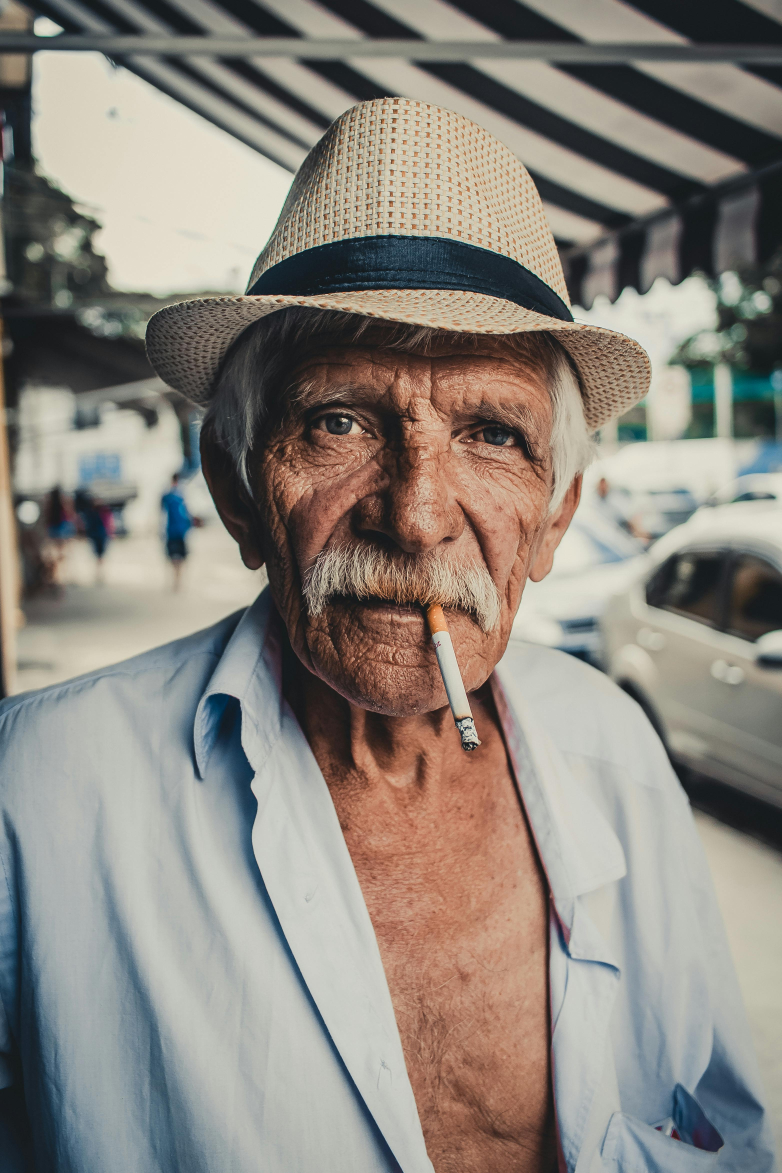
#> input picture images/elder-man.jpg, 3127 x 4691 px (shown at 1/4 size)
$ python image_transformations.py
#> lines starting #> are read from the running program, lines starting #| are printed output that depends on the picture
import cv2 as cv
import numpy as np

# ------------------------------------------------
# Load the image
# ------------------------------------------------
Image = cv.imread('images/elder-man.jpg')
#> Image is the input picture: shape (4691, 3127, 3); mean B, G, R 126.1, 134, 139.9

if Image is None:
    print("Error: Could not load image. Check the file path.")
    exit()

# ------------------------------------------------
# Utility Functions
# ------------------------------------------------
def rescaleFrame(frame, scale=0.15):
    """
    Rescales an image by a given scale factor.
    """
    width = int(frame.shape[1] * scale)
    height = int(frame.shape[0] * scale)
    dimensions = (width, height)
    return cv.resize(frame, dimensions, interpolation=cv.INTER_AREA)

def translate(image, x, y):
    """
    Shifts an image along the x and y axes.
    """
    transMat = np.float32([[1, 0, x], [0, 1, y]])
    dimensions = (image.shape[1], image.shape[0])
    return cv.warpAffine(image, transMat, dimensions)

def rotate(img, angle, rotPoint=None):
    """
    Rotates an image around a point (default = image center).
    """
    (h, w) = img.shape[:2]
    if rotPoint is None:
        rotPoint = (w // 2, h // 2)
    rotMat = cv.getRotationMatrix2D(rotPoint, angle, 1.0)
    return cv.warpAffine(img, rotMat, (w, h))

# ------------------------------------------------
# Apply Transformations
# ------------------------------------------------

# 1. Translation
translated = translate(Image, 100, 100)
cv.imshow('Translated', rescaleFrame(translated))
#> in rescaleFrame, `return cv.resize(frame, dimensions, interpolation=cv.INTER_AREA)`:
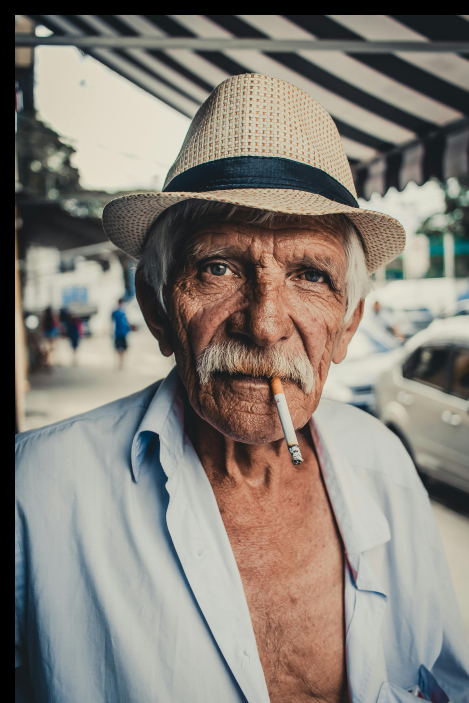
#> returned value: shape (703, 469, 3); mean of channels 0, 1, 2 120.1, 127.9, 134; drawn as B, G, R
cv.imwrite("Output/elder-man_translated.jpg", translated)

# 2. Rotation
rotated = rotate(Image, -45)
cv.imshow('Rotated (-45%)', rescaleFrame(rotated))
#> call 2 of rescaleFrame, with scale = 0.15
#> in rescaleFrame (call 2), `return cv.resize(frame, dimensions, interpolation=cv.INTER_AREA)`:
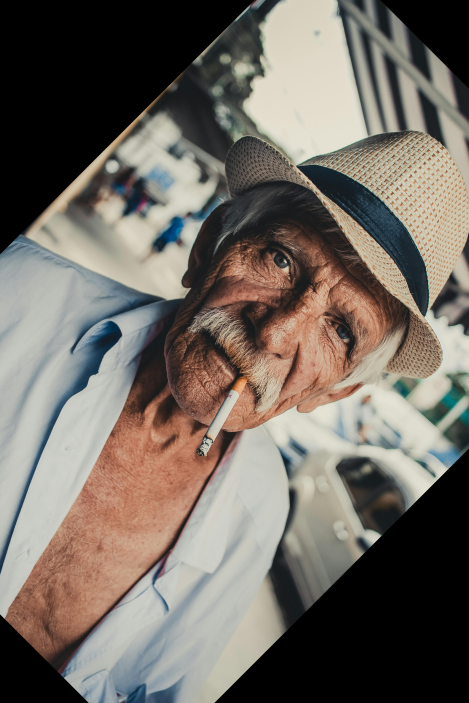
#> returned value: shape (703, 469, 3); mean of channels 0, 1, 2 99.7, 107.6, 114.9; drawn as B, G, R
cv.imwrite("Output/elder-man_rotated-45.jpg", rotated)

rotated_twice = rotate(rotated, -90)
cv.imshow('Rotated Again (-90%)', rescaleFrame(rotated_twice))
#> call 3 of rescaleFrame, with scale = 0.15
#> in rescaleFrame (call 3), `return cv.resize(frame, dimensions, interpolation=cv.INTER_AREA)`:
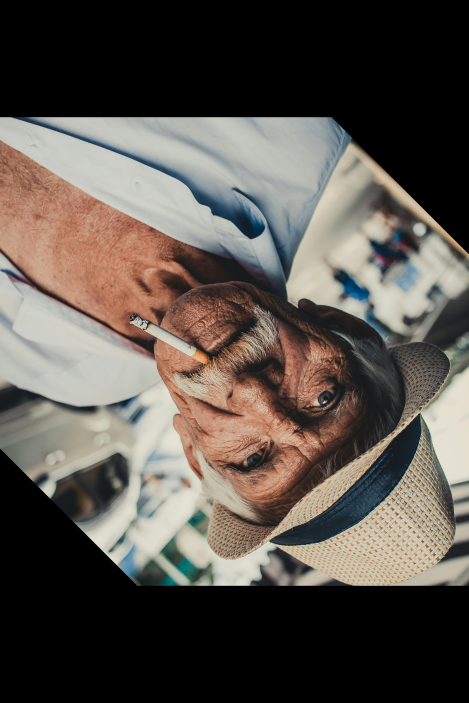
#> returned value: shape (703, 469, 3); mean of channels 0, 1, 2 76.6, 83.2, 89.9; drawn as B, G, R
cv.imwrite("Output/elder-man_rotated-90.jpg", rotated_twice)

# 3. Resizing
resized = cv.resize(Image, (500, 500), interpolation=cv.INTER_CUBIC)
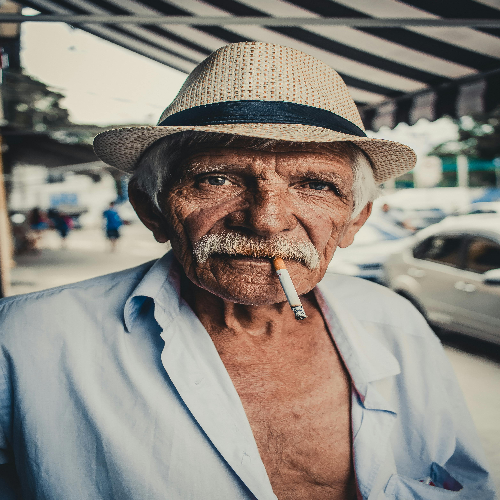
#> resized: shape (500, 500, 3); mean B, G, R 126.1, 134, 139.9
cv.imshow('Resized (500x500)', resized)
cv.imwrite("Output/elder-man_resized-500x500.jpg", resized)

# 4. Flipping
flipped = cv.flip(Image, 1)
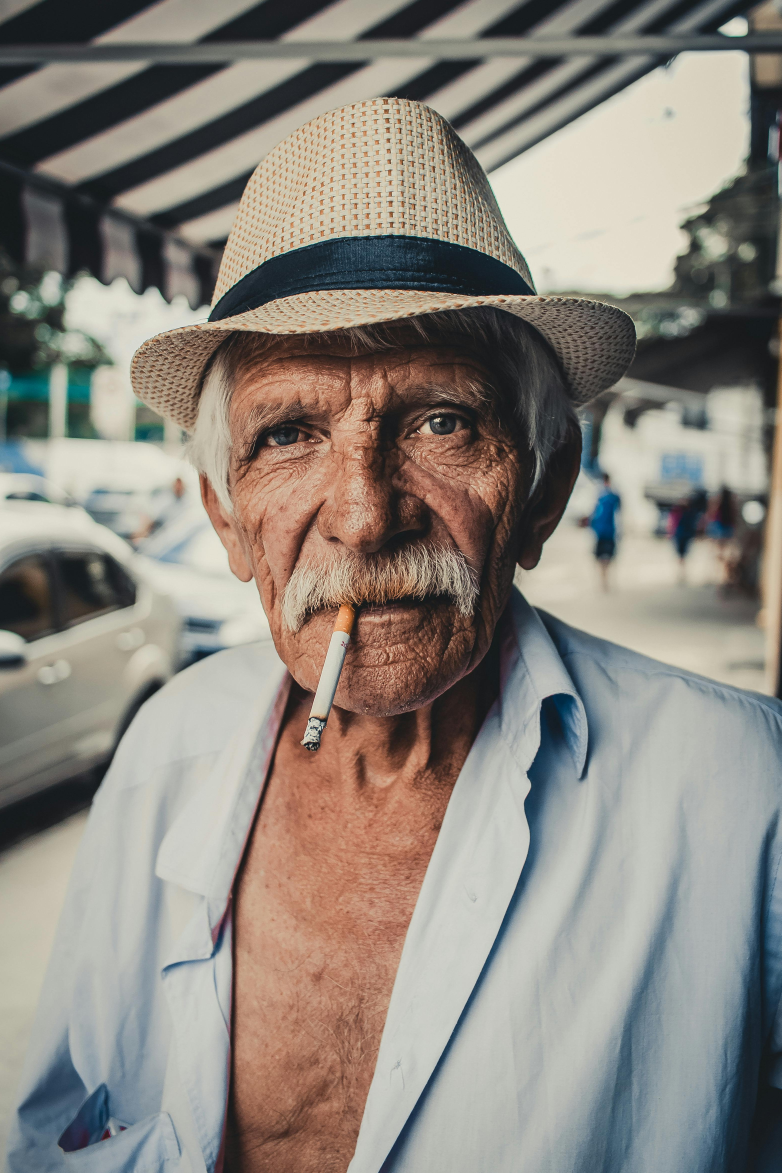
#> flipped: shape (4691, 3127, 3) (shown at 1/4 size); mean B, G, R 126.1, 134, 139.9
cv.imshow('Flipped (horizontal)', rescaleFrame(flipped))
#> call 4 of rescaleFrame, with scale = 0.15
#> in rescaleFrame (call 4), `return cv.resize(frame, dimensions, interpolation=cv.INTER_AREA)`:
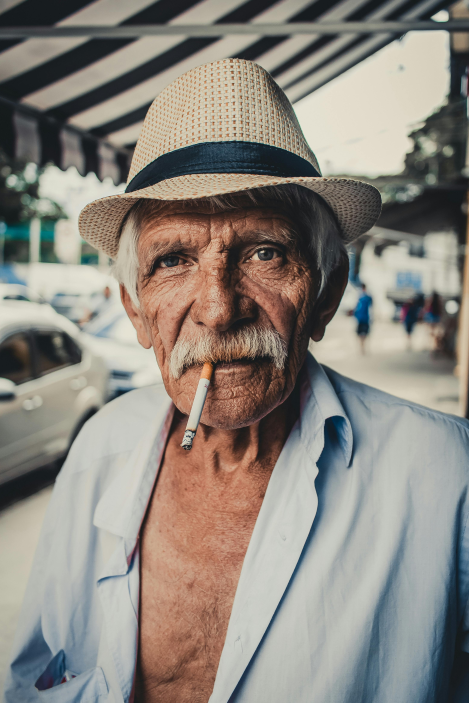
#> returned value: shape (703, 469, 3); mean of channels 0, 1, 2 126.1, 134, 139.9; drawn as B, G, R
cv.imwrite("Output/elder-man_flipped-horizontal.jpg", flipped)

# 5. Cropping
cropped = Image[200:400, 300:400]
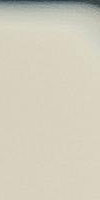
#> cropped: shape (200, 100, 3); mean B, G, R 188.9, 205.4, 210.4
cv.imshow('Cropped', rescaleFrame(cropped))
cv.imwrite("Output/elder-man_cropped.jpg", cropped)

# ------------------------------------------------
# Exit
# ------------------------------------------------
cv.waitKey(0)
cv.destroyAllWindows()

$ run again, with images/man.jpg copied over images/elder-man.jpg
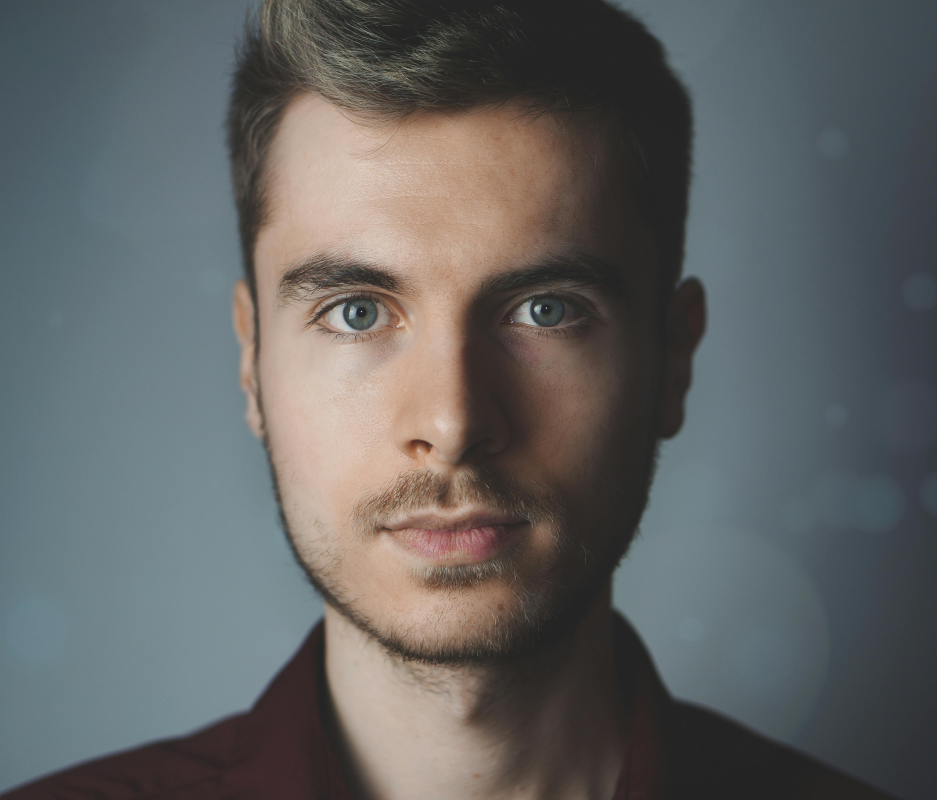
#> input picture images/man.jpg, 4684 x 4000 px (shown at 1/5 size)
#> Image is the input picture: shape (4000, 4684, 3); mean B, G, R 98.7, 99.1, 98
#> in rescaleFrame (call 4), `return cv.resize(frame, dimensions, interpolation=cv.INTER_AREA)`:
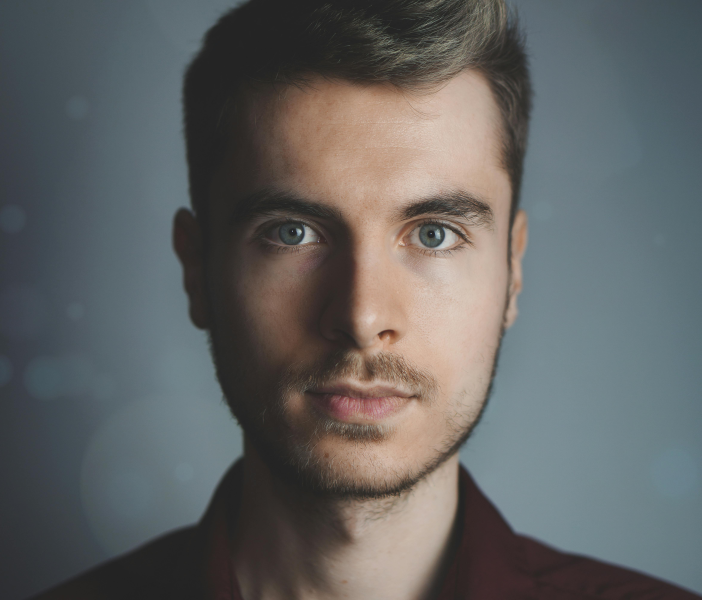
#> returned value: shape (600, 702, 3); mean of channels 0, 1, 2 98.7, 99.1, 98; drawn as B, G, R
#> `cropped = Image[200:400, 300:400]`:
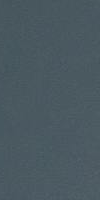
#> cropped: shape (200, 100, 3); mean B, G, R 96.7, 89.1, 74.3
